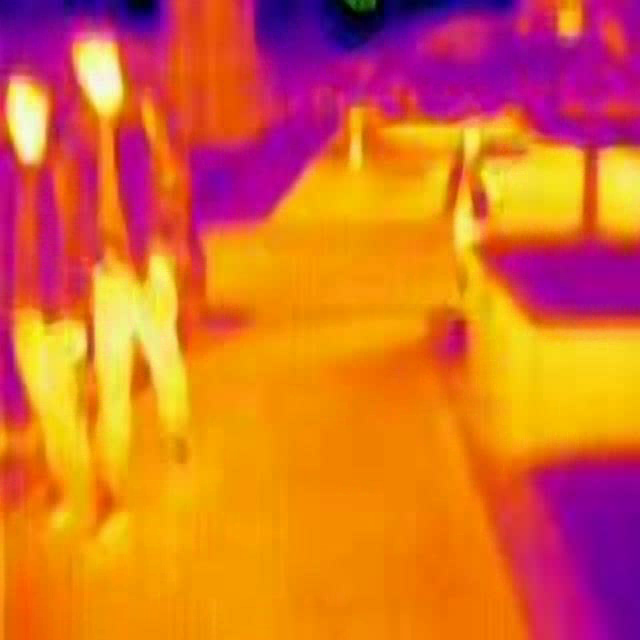
#> input picture frame 3 of pipeline_engineer/sample_data/test_thermal.mp4, 640 x 640 px, given in place of the camera
$ python camera_io.py
#> lines starting #> are read from the running program, lines starting #| are printed output that depends on the picture
#!/usr/bin/env python3
"""
Camera I/O module for reading video streams (thermal cameras).

For development/testing: reads from MP4 files.
Later: can be extended for Jetson CSI/MIPI camera input.
"""
import argparse
import os

import cv2


def open_video_source(source: str = "0") -> cv2.VideoCapture:
    """Open a video source which can be a file path or camera index."""
    if source.isdigit():
        cap = cv2.VideoCapture(int(source))
    else:
        if not os.path.isfile(source):
            raise FileNotFoundError(f"Video file not found: {source}")
        cap = cv2.VideoCapture(source)

    if not cap.isOpened():
        raise RuntimeError(f"Failed to open video source: {source}")

    return cap


def read_frame(cap: cv2.VideoCapture):
    """Read one frame. Returns (ret, frame_bgr) — frame is None on failure."""
    ret, frame = cap.read()
    return ret, frame


if __name__ == "__main__":
    parser = argparse.ArgumentParser(description="Test camera/video input")
    parser.add_argument("--source", type=str, default="0",
                        help="0 = webcam, path = video file")
    args = parser.parse_args()

    cap = open_video_source(args.source)
    idx = 0
    while True:
        ret, frame = read_frame(cap)
        if not ret:
            print(f"End of stream ({idx} frames read)")
            break
        idx += 1
        if idx % 10 == 0:
            print(f"Frame {idx}")
#> this loop made 28 passes
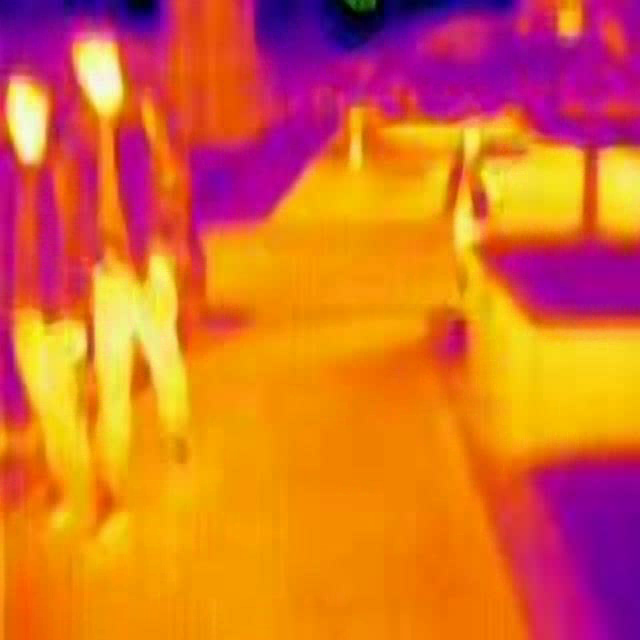
#> input picture frame 3 of pipeline_engineer/sample_data/test_thermal.mp4, 640 x 640 px, given in place of the camera
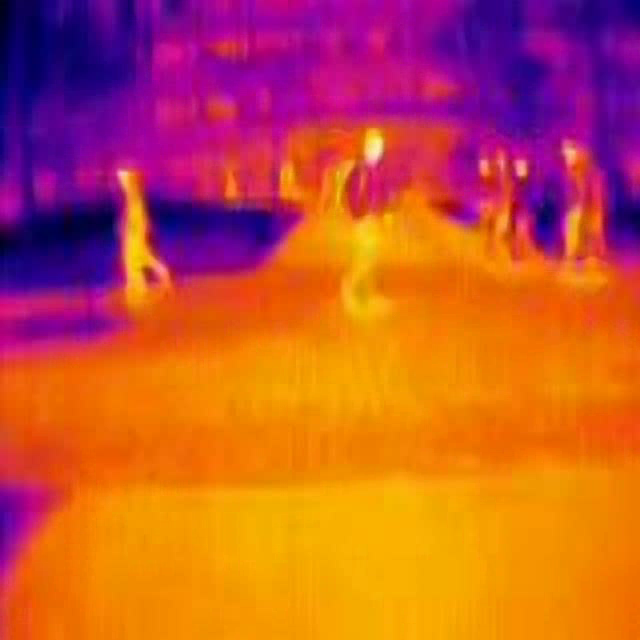
#> input picture frame 4 of pipeline_engineer/sample_data/test_thermal.mp4, 640 x 640 px, given in place of the camera
#> pass 3, in read_frame (call 3), `ret, frame = cap.read()`:
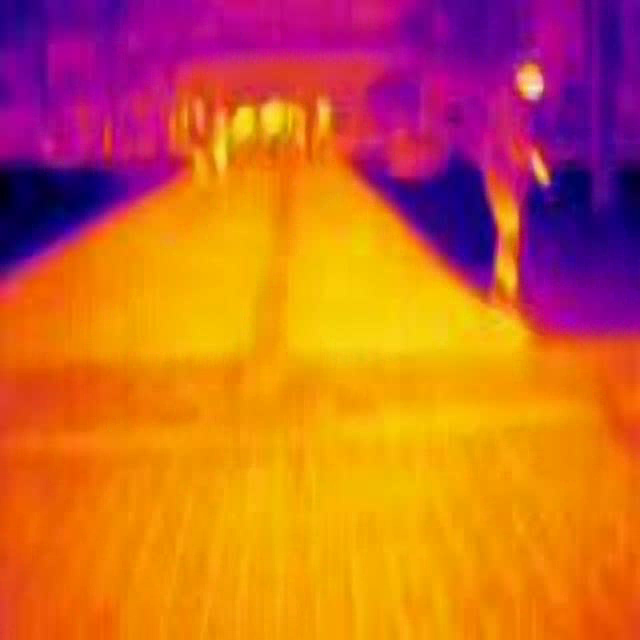
#> frame: shape (640, 640, 3); mean B, G, R 45.8, 99.7, 204.8
    cap.release()
    print("Done.")

$ run again, starting later in the video
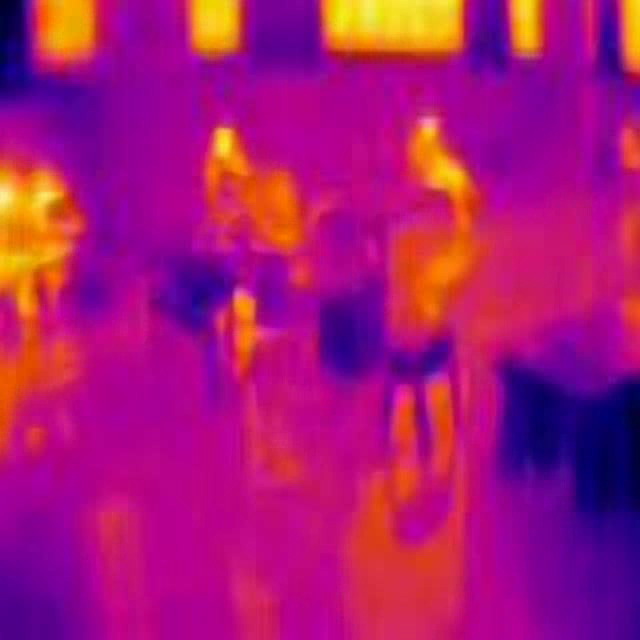
#> input picture frame 13 of pipeline_engineer/sample_data/test_thermal.mp4, 640 x 640 px, given in place of the camera
#> the loop `while True:` made 18 passes
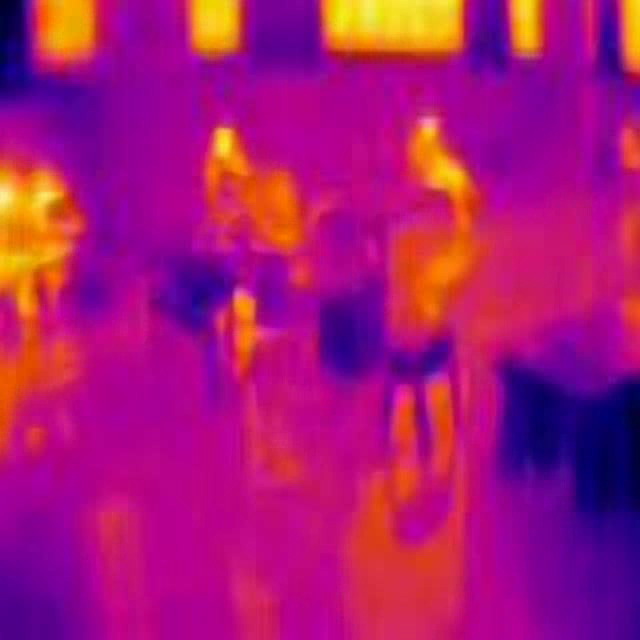
#> input picture frame 13 of pipeline_engineer/sample_data/test_thermal.mp4, 640 x 640 px, given in place of the camera
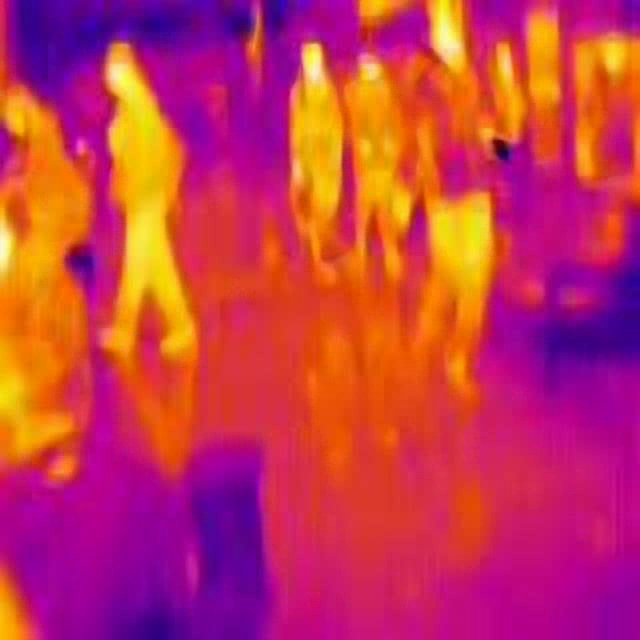
#> input picture frame 14 of pipeline_engineer/sample_data/test_thermal.mp4, 640 x 640 px, given in place of the camera
#> pass 3, in read_frame (call 3), `ret, frame = cap.read()`:
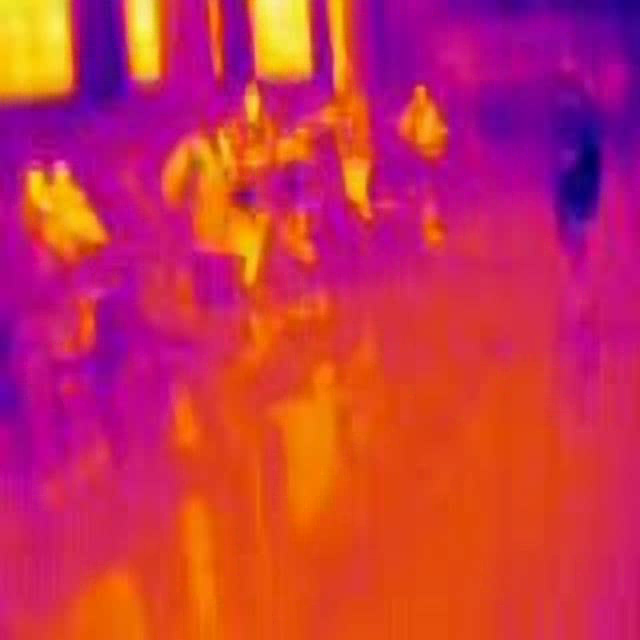
#> frame: shape (640, 640, 3); mean B, G, R 78.3, 48.9, 200.3

$ run again, starting later in the video
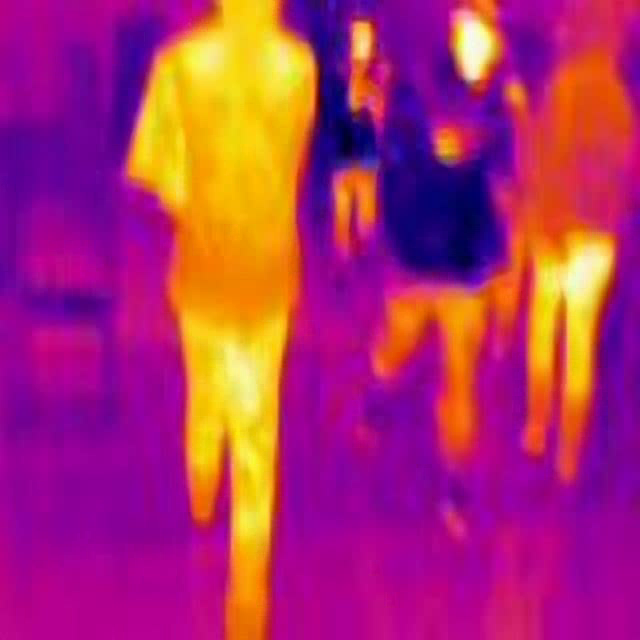
#> input picture frame 24 of pipeline_engineer/sample_data/test_thermal.mp4, 640 x 640 px, given in place of the camera
#> the loop `while True:` made 7 passes
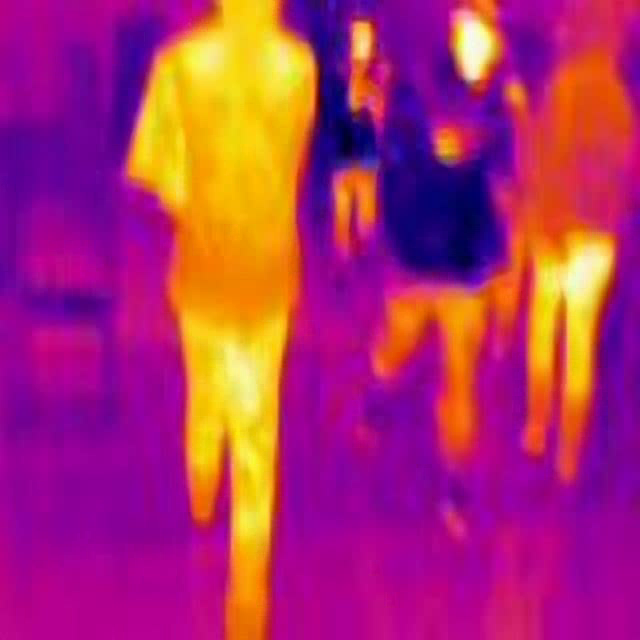
#> input picture frame 24 of pipeline_engineer/sample_data/test_thermal.mp4, 640 x 640 px, given in place of the camera
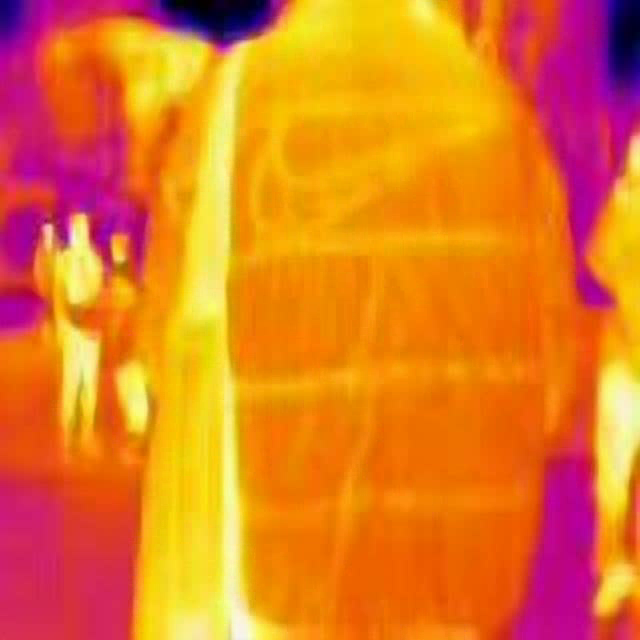
#> input picture frame 25 of pipeline_engineer/sample_data/test_thermal.mp4, 640 x 640 px, given in place of the camera
#> pass 3, in read_frame (call 3), `ret, frame = cap.read()`:
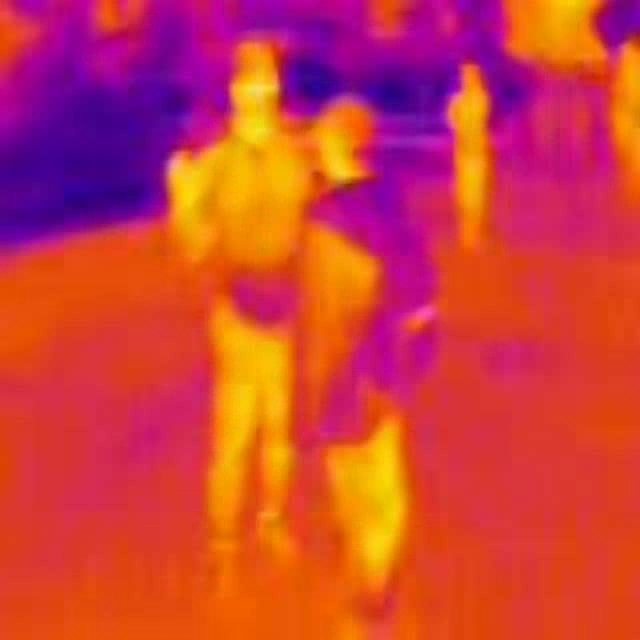
#> frame: shape (640, 640, 3); mean B, G, R 60.3, 62.1, 205.4
